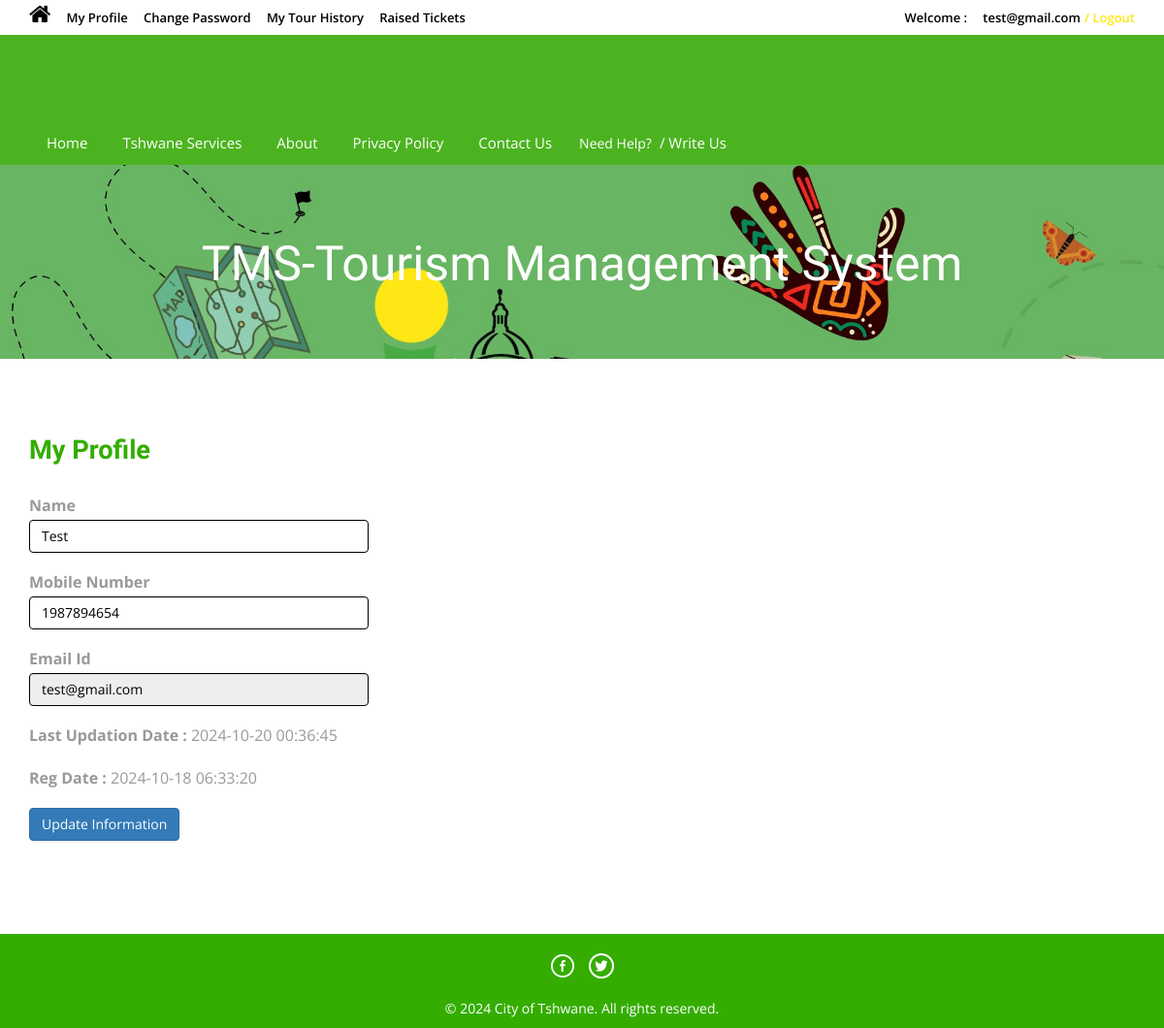
/profile.php (signed in), run on the app's committed database.
### tables this page shows
CREATE TABLE `tblusers` (
  `id` int(11) NOT NULL,
  `FullName` varchar(100) DEFAULT NULL,
  `MobileNumber` char(10) DEFAULT NULL,
  `EmailId` varchar(70) DEFAULT NULL,
  `Password` varchar(100) DEFAULT NULL,
  `RegDate` timestamp NULL DEFAULT current_timestamp(),
  `UpdationDate` timestamp NULL DEFAULT NULL ON UPDATE current_timestamp()
);

### profile.php (the view, shortened to what this page needs)
<?php
include('includes/config.php');
if(strlen($_SESSION['login'])==0)
	{
header('location:index.php');
}
else{
?>
<!DOCTYPE HTML>
<html>
<head>
<link href="css/bootstrap.css" rel='stylesheet' type='text/css' />
<link href="css/style.css" rel='stylesheet' type='text/css' />
<link href="css/font-awesome.css" rel="stylesheet">
<link href="css/animate.css" rel="stylesheet" type="text/css" media="all">
</head>
<body>
<div class="top-header">
<?php include('includes/header.php');?>
<div class="banner-1 ">
	<div class="container">
		<h1 class="wow zoomIn animated animated" data-wow-delay=".5s" style="visibility: visible; animation-delay: 0.5s; animation-name: zoomIn;">TMS-Tourism Management System</h1>
	</div>
</div>
<div class="privacy">
	<div class="container">
		<h3 class="wow fadeInDown animated animated" data-wow-delay=".5s" style="visibility: visible; animation-delay: 0.5s; animation-name: fadeInDown;">My Profile</h3>
		<form name="chngpwd" method="post">
<?php
$useremail=$_SESSION['login'];
$sql = "SELECT * from tblusers where EmailId=:useremail";
$query = $dbh -> prepare($sql);
$query -> bindParam(':useremail',$useremail, PDO::PARAM_STR);
$query->execute();
$results=$query->fetchAll(PDO::FETCH_OBJ);
if($query->rowCount() > 0)
{
foreach($results as $result)
{	?>
	<p style="width: 350px;">
			<b>Name</b>  <input type="text" name="name" value="<?php echo htmlentities($result->FullName);?>" class="form-control" id="name" required="">
	</p>
<p style="width: 350px;">
<b>Mobile Number</b>
<input type="text" class="form-control" name="mobileno" maxlength="10" value="<?php echo htmlentities($result->MobileNumber);?>" id="mobileno"  required="">
</p>
<p style="width: 350px;">
<b>Email Id</b>
	<input type="email" class="form-control" name="email" value="<?php echo htmlentities($result->EmailId);?>" id="email" readonly>
			</p>
<p style="width: 350px;">
<b>Last Updation Date : </b>
<?php echo htmlentities($result->UpdationDate);?>
</p>
<p style="width: 350px;">
<b>Reg Date :</b>
<?php echo htmlentities($result->RegDate);?>
			</p>
<?php }} ?>
			<p style="width: 350px;">
<button type="submit" name="submit6" class="btn-primary btn">Update Information</button>
			</p>
			</form>
	</div>
</div>
<?php include('includes/footer.php');?>
</body>
</html>
<?php } ?>

### css/style.css (style rules this page uses)
html, body { font-size: 100%; background: #fff; font-family: 'Open Sans', sans-serif; }
h1,h2,h3,h4,h5,h6 { margin:0; font-family: 'Roboto Condensed', sans-serif; }
p { margin:0; }
.top-header { background-color: #ffffff; border-bottom: 0 none; height: 36px; line-height: 35px; }
.banner-1 { background: url(../images/3.jpg)no-repeat; background-size: cover; -webkit-background-size: cover; -o-background-size: cover; -ms-background-size: cover; -moz-background-size: cover; min-height:200px; }
.banner-1 h1 { font-size: 50px; margin-bottom: 40px; padding: 1.5em 0 0; text-align: center; color: #ffffff; }
.privacy h3 { color: #34AD00; font-size: 1.7em; font-weight: 700; margin-bottom: 1em; }
.privacy { padding: 5em 0; }
.privacy p { font-size: 1em; line-height: 1.8em; color: #999; margin: 1em 0; }

### data on the page
tblusers: name "Test", mobileno "1987894654", email "test@gmail.com", UpdationDate "2024-10-20 00:36:45", RegDate "2024-10-18 06:33:20"

### other printed values
$_SESSION['login'] "test@gmail.com"
